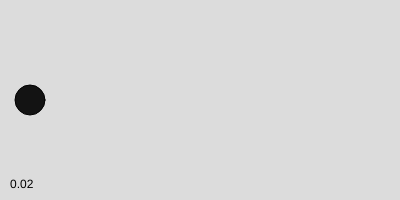
Frame 1 (no input)
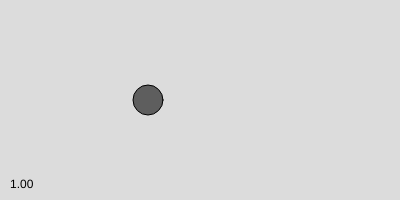
Frame 60 (no input)
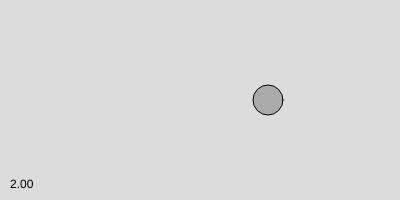
Frame 120 (the mouse pressed at the canvas centre since frame 60)

The p5.js sketch that drew these frames (run headless with seeded random() and noise() and a simulated clock; from frame 60 on, the mouse is pressed at the canvas centre):

// p5.js sketch
// ── sketch.js
// https://editor.p5js.org/jht1493/sketches/MmO5_YUKR
// 3.4 Bouncing Ball by Herui copy
// Show time using millis in a span

let r = 30;
let posX = 30;
let speedX = 2;
let color;

function setup() {
  createCanvas(400, 200);
  let aref = 'https://editor.p5js.org/hc3786/sketches/_Wfc0mflF'
  createA(aref,'Bouncing Ball by Herui', 'atarget')
}

function draw() {
  background(220);
  color = round((posX / 400) * 255);
  fill(color);

  circle(posX, height/2, r);
  posX = speedX + posX;

  if (400 == posX || posX == 0) {
    speedX = -speedX;
  }
  
  fill(0)
  let secs = millis()/1000
  secs = secs.toFixed(2)
  text(secs, 10, height - textSize())
}

// https://editor.p5js.org/hc3786/sketches/_Wfc0mflF
// Bouncing Ball by Herui
